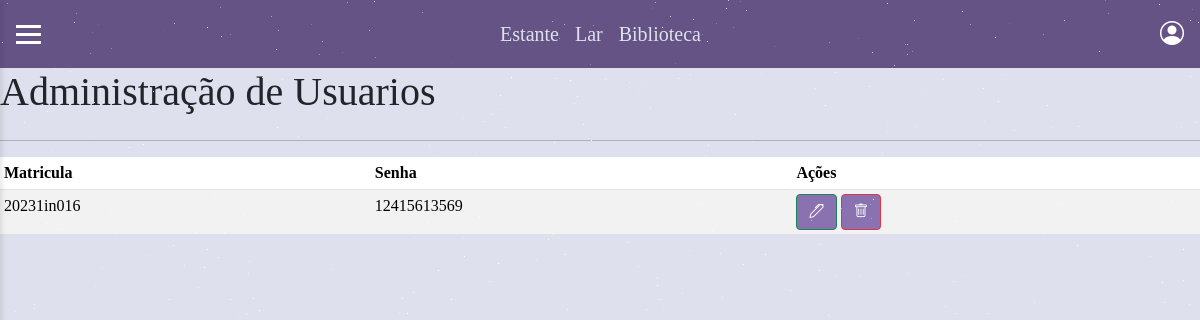
Page /admin/index_usuario on the earlier database version.
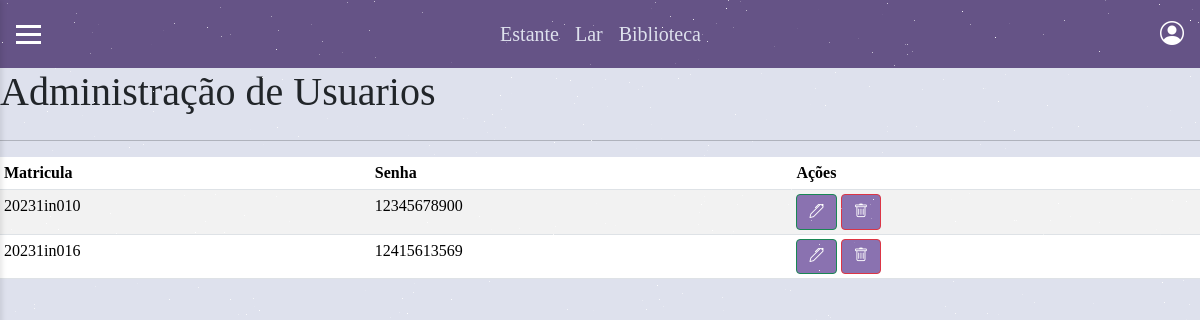
Same page on the later database version.
### tables this page shows
CREATE TABLE usuario (
        id INTEGER PRIMARY KEY AUTOINCREMENT,
        matricula TEXT NOT NULL,
        senha TEXT NOT NULL
    );

### routes/admin_router.py (the view)
@router.get("/")
def get_root(request: Request):
    livros = LivroRepo.obter_todos_livro()
    response = templates.TemplateResponse(
        "admin/index.html", {"request": request, "livros": livros})
    return response

### templates/admin/index_usuario.html (shortened to what this page needs)
{% extends "base.html" %}
{% block conteudo %}
<div class="d-flex justify-content-between align-items-center">
    <h1>Administração de Usuarios</h1>
</div>
<hr>
<table class="table table-striped table-hover table-sm table-usuarios">
    <thead>
        <tr>
            <th>Matricula</th>
            <th>Senha</th>
            <th>Ações</th>
        </tr>
    </thead>
    <tbody>
        {% for u in usuarios %}
        <tr>
            <div class="linha-usuarios">
                <td>{{u.matricula}}</td>
                <td>{{u.senha}}</td>
                <td>
                    <a href="/admin/alterar_usuario/{{u.id}}" class="btn btn-outline-success">
                        <i class="bi bi-pen"></i>
                    </a>
                    <a href="/admin/excluir_usuario/{{u.id}}" class="btn btn-outline-danger">
                        <i class="bi bi-trash"></i>
                    </a>
                </td>
            </div>
        </tr>
        {% endfor %}
    </tbody>
</table>
{% endblock %}

### templates/base.html (shortened to what this page needs)
<!DOCTYPE html>
<html lang="pt-br">
<head>
    <link rel="stylesheet" href="https://cdn.jsdelivr.net/npm/bootstrap-icons@1.11.3/font/bootstrap-icons.min.css">
    <link href="https://cdn.jsdelivr.net/npm/bootstrap@5.3.3/dist/css/bootstrap.min.css" rel="stylesheet">
    <link rel="stylesheet" href="/static/css/base/base.css">
    <link rel="stylesheet" href="/static/css/star/star.css">
    {% block css %}
    {% endblock %}
</head>
<body>
    <header>
        <div class="mnlateral" id="mnlateral">
            <div class="linha"></div>
            <div class="linha"></div>
            <div class="linha"></div>
        </div>
        <div class="txtcent">
            <span><a href="#">Estante</a></span>
            <span><a href="{{ url_for('lar') }}">Lar</a></span>
            <span><a href="{{ url_for('biblioteca') }}">Biblioteca</a></span>
        </div>
        <div class="icon">
            <a href="cadastro"><i class="bi bi-person-circle perfil"></i></a>
        </div>
    </header>
    {% block conteudo %}
    {% endblock %}
</body>
</html>

### static/css/base/base.css (style rules this page uses)
body { margin: 0; padding: 0; background-color: #DEE1ED; font-family: 'Times New Roman', Times, serif; }
header { background-color: #655386; color: white; padding: 1rem; display: flex; align-items: center; justify-content: space-between; }
a { text-decoration: none; }
a > i { text-decoration: none; color: white; }
.mnlateral { cursor: pointer; z-index: 1001; }
.linha { width: 25px; height: 3px; background-color: white; margin: 5px 0; transition: 0.3s; }
.txtcent { display: flex; gap: 1rem; font-size: 20px; }
.txtcent a { color: #DEE1ED; }
.icon { font-size: 1.5rem; cursor: pointer; }

### static/css/admin/index/estilo.css (style rules this page uses)
:root { --primary-purple: #655386; --light-purple: #8a72b0; --lighter-purple: #a190c7; --background: #DEE1ED; }
.btn { padding: 6px 12px; border-radius: 4px; font-size: 0.9rem; cursor: pointer; transition: background-color 0.3s; }
.btn-outline-success, .btn-outline-danger { background-color: var(--light-purple); }

Differences in the rows shown:
added usuario: matricula "20231in010", senha "12345678900"
